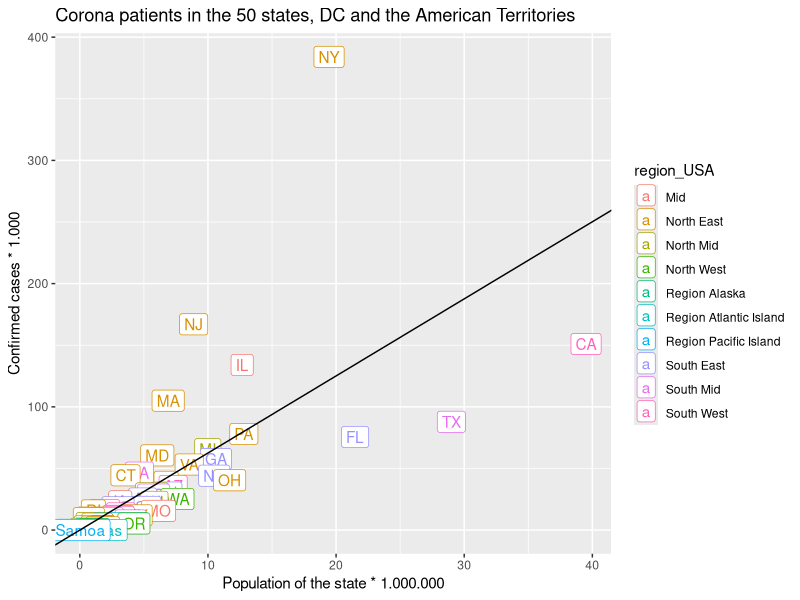
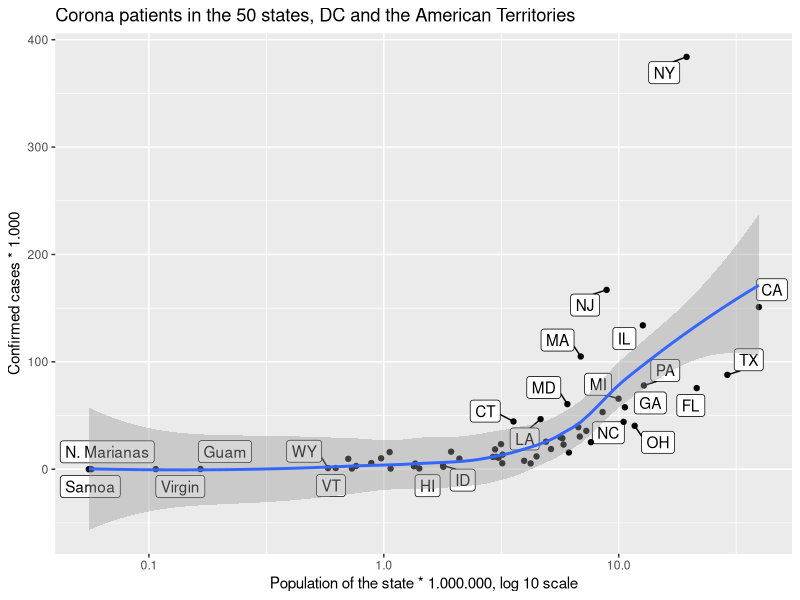
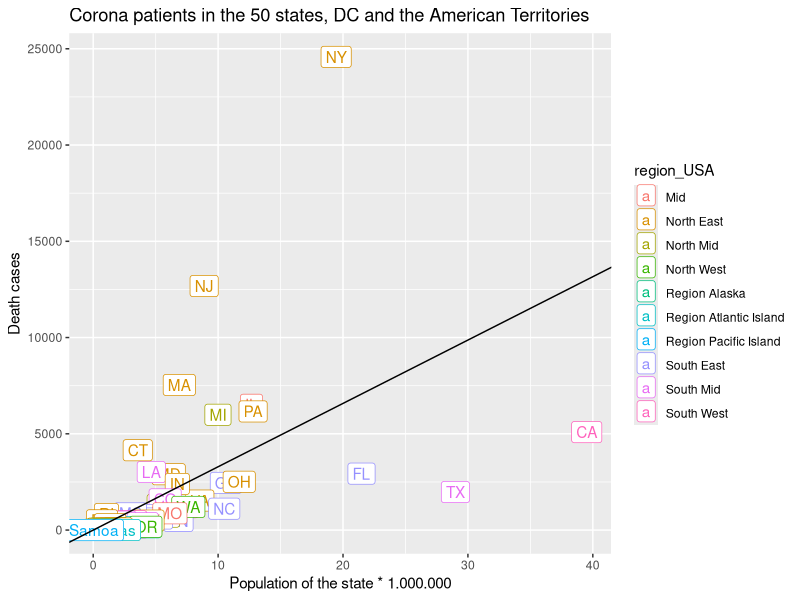
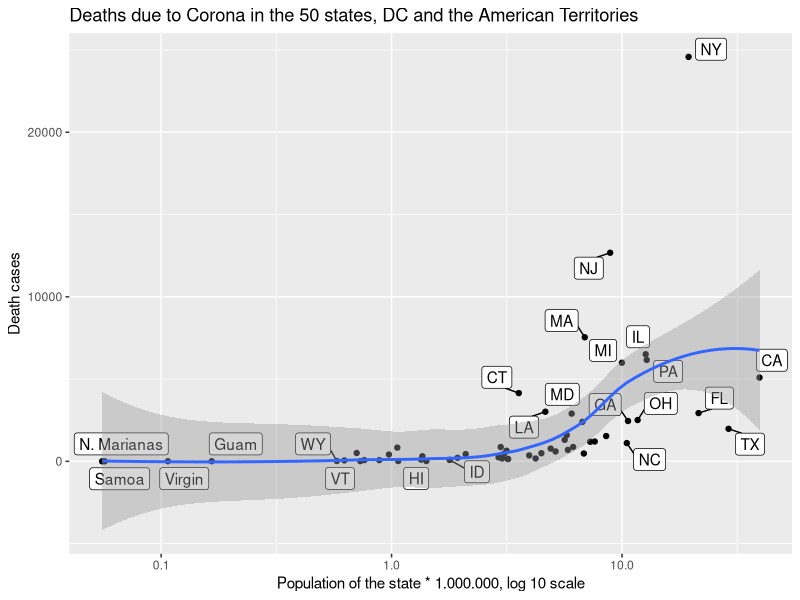
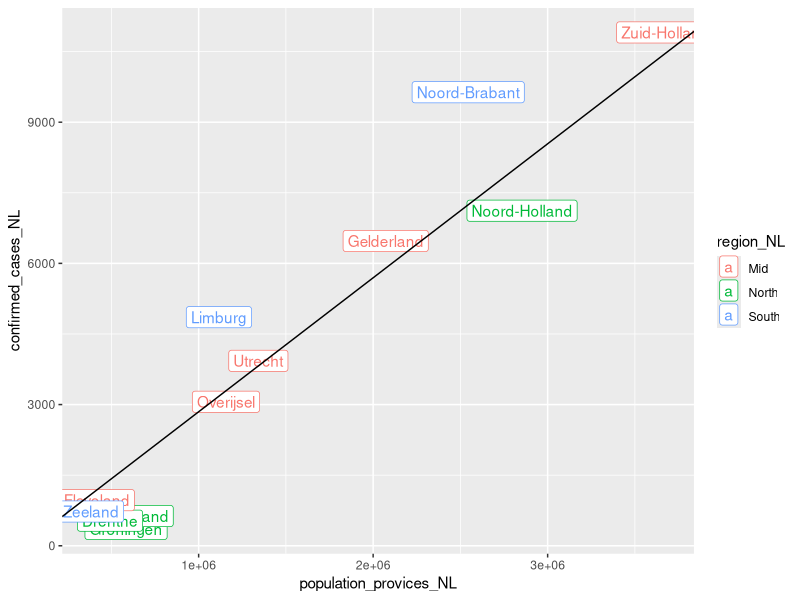
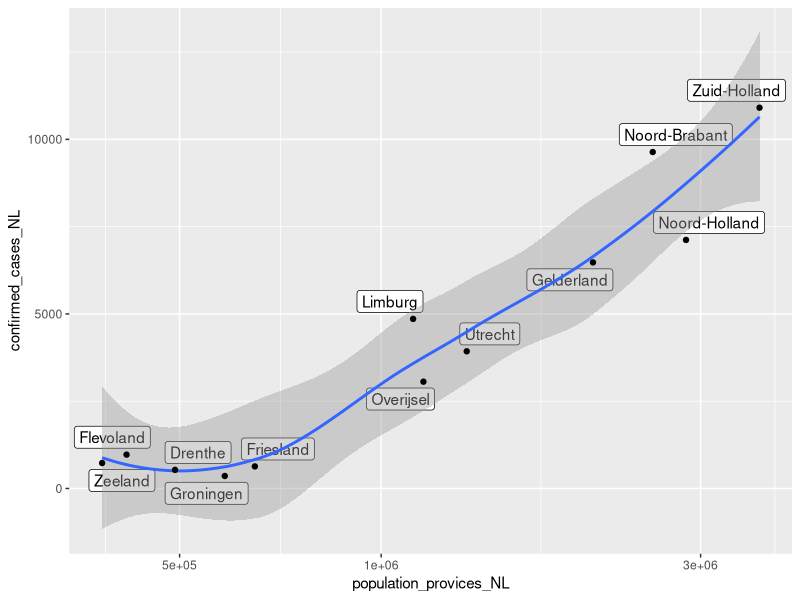
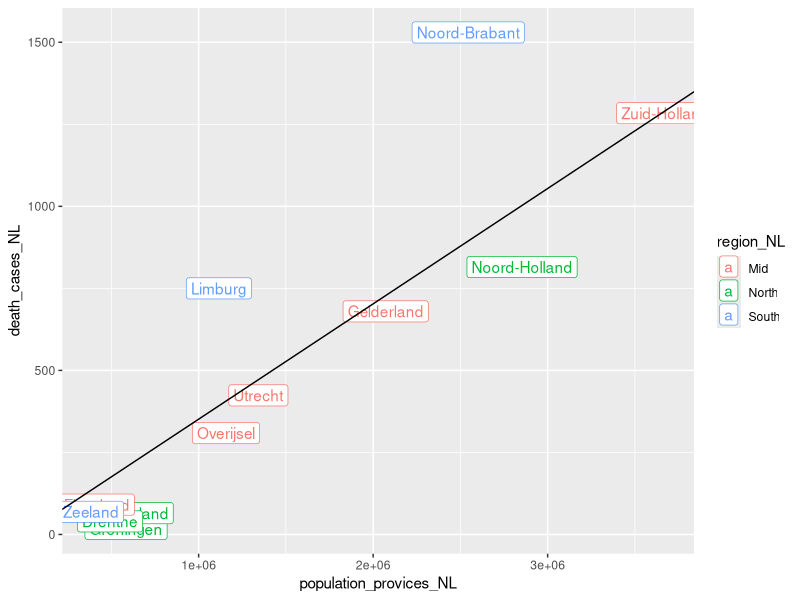
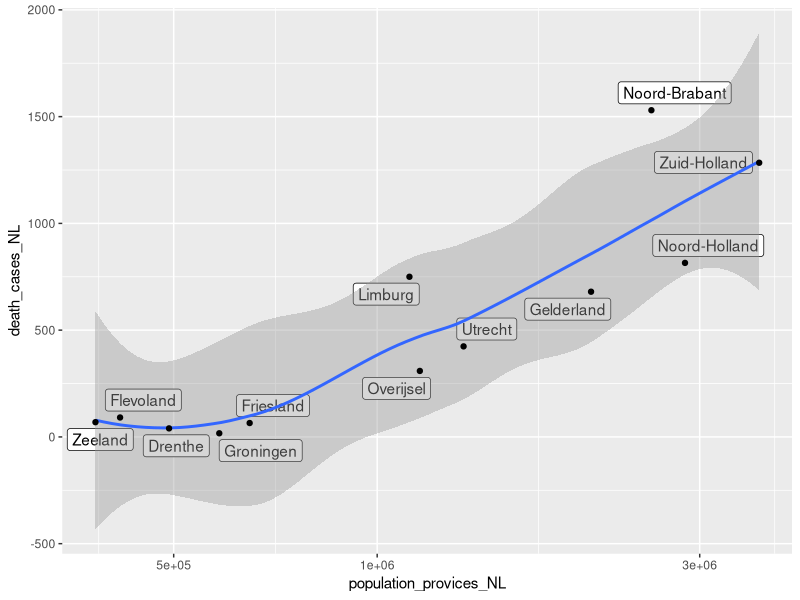

These charts were generated, in order, by the following R code:
## ---- chunk 1
library(tidyverse)
library(knitr)
library(kableExtra)
library(ggrepel)
## ---- chunk 2
# For the descriptions about each vector and object, check the original file.

state_USA <- c("New York", "New Jersey", "California", "Illinois", "Massachusetts", "Texas", "Pennsylvania", "Florida", "Michigan", "Maryland", "Georgia", "Virginia", "Louisiana", "Connecticut", "North Carolina", "Ohio", "Indiana", "Arizona", "Tennessee", "Minnesota", "Colorado", "Alabama", "Washington", "Iowa", "Wisconsin", "South Carolina", "Missisipi", "Nebraska", "Rhode Island", "Missouri", "Utah", "Kentucky", "Arkansas", "Kansas", "Nevada", "Delaware", "New Mexico", "District of Columbia", "Oklahoma", "South Dakota", "Puerto Rico", "Oregon", "New Hampshire", "Idaho", "North Dakota", "Maine", "West Virginia", "Vermont", "Wyoming", "Hawaï", "Alaska", "Montana", "Guam", "US Virgin Islands", "Northern Mariana Islands", "American Samoa")

  
region_USA <- c("North East", "North East", "South West", "Mid", "North East", "South Mid", "North East", "South East", "North Mid", "North East", "South East", "North East", "South Mid", "North East", "South East", "North East", "North East", "South West", "South East", "North Mid", "South Mid", "South East", "North West", "Mid", "North Mid", "South East", "South East", "Mid", "North East", "Mid", "South West", "North East", "South Mid", "Mid", "South West", "North East", "South Mid", "North East", "South Mid", "North Mid", "Region Atlantic Island", "North West", "North East", "North West", "North Mid", "North East", "North East", "North East", "North Mid", "Region Pacific Island", "Region Alaska", "North West", "Region Atlantic Island", "Region Pacific Island", "Region Atlantic Island", "Region Pacific Island")
  
abbs_states_USA <- c("NY", "NJ", "CA", "IL", "MA", "TX", "PA", "FL", "MI", "MD", "GA", "VA", "LA", "CT", "NC", "OH", "IN", "AZ", "TN", "MN", "CO", "AL", "WA", "IA", "WI", "SC", "MS", "NE", "RI", "MO", "UT", "KY", "AR", "KS", "NV", "DE", "NM", "DC", "OK", "SD", "P. Rico", "OR", "NH", "ID", "ND", "ME", "WV", "VT", "WY", "HI", "AK", "MT", "Guam", "Virgin", "N. Marianas", "Samoa")

confirmed_cases_USA <- c(384000, 167000, 151000, 134000, 105000, 87854, 77999, 75568, 65672, 60613, 57681, 53211, 46619, 44461, 44119, 40424, 39146, 35691, 30432, 29795, 28822, 25615, 25171, 23350, 22932, 18795, 18483, 16315, 15947, 15585, 13577, 11945, 11547, 11419, 10678, 10173, 9845, 9654, 7848, 5742, 5536, 5377, 5209, 3353, 3016, 2721, 2233, 1119, 1027, 728, 625, 573, 185, 72, 30, 0)

recovered_cases_USA <- c(NA, NA, NA, NA, 84621, 58341, 56939, NA, 42041, NA, NA, NA, 33904, NA, 23653, NA, NA, NA, 19896, NA, NA, 13508, NA, 14265, 16837, 8682, 13356, 9229, NA, NA, 7935, 3379, 7351, NA, NA, 6062, 4160, 1143, 6391, 4755, NA, 2396, 3665, 2684, 2573, 2105, 1553, 907, 815, 629, 403, 489, 169, 64, 13, NA)
  
death_cases_USA <- c(24579, 12676, 5089, 6507, 7538, 1976, 6162, 2931, 5990, 2900, 2451, 1534, 3014, 4146, 1109, 2508, 2396, 1188, 475, 1305, 1595, 773, 1204, 644, 694, 600, 868, 212, 833, 872, 139, 493, 171, 245, 462, 414, 440, 506, 359, 74, 146, 173, 308, 87, 74, 100, 86, 55, 18, 17, 12, 18, 5, 6, 2, 0)


population_states_USA <- c(19450000, 8882000, 39510000, 12670000, 6893000, 29000000, 12800000, 21480000, 9987000, 6046000, 10620000, 8536000, 4649000, 3565000, 10490000, 11690000, 6732000, 7279000, 6829000, 5640000, 5759000, 4903000, 7615000, 3155000, 5822000, 5149000, 2976000, 1934000, 1059000, 6137000, 3206000, 4468000, 3018000, 2913000, 3080000, 973764, 2097000, 705749, 3957000, 884659, 3194000, 4218000, 1360000, 1787000, 762062, 1344000, 1792000, 623989, 578759, 1416000, 731545, 1069000, 165768, 106977, 56882, 55465)

population_USA <- sum(population_states_USA)
confirmed_cases_total_USA <- sum(confirmed_cases_USA)
death_cases_total_USA <- sum(death_cases_USA)
  
confirmed_rate_percent_states_USA <- confirmed_cases_total_USA / population_USA * 100
death_rate_percent_states_USA <- death_cases_total_USA / population_USA * 100
  
province_NL <- c("Groningen", "Friesland", "Drenthe", "Overijsel", "Flevoland", "Gelderland", "Utrecht", "Noord-Holland", "Zuid-Holland", "Zeeland", "Noord-Brabant", "Limburg")
  
region_NL <- c("North", "North", "North", "Mid", "Mid", "Mid", "Mid", "North", "Mid", "South", "South", "South")

population_provices_NL <-  c(583990, 647672, 492167, 1156431, 416546, 2071972, 1342158, 2853359, 3673893, 383032, 2544806, 1116137)

confirmed_cases_NL <- c(358, 632, 533, 3059, 969, 6476, 3929, 7119, 10907, 728, 9637, 4857)

hospital_cases_NL <- c(75, 131, 116, 549, 268, 1510, 880, 1642, 2172, 152, 2774, 1567)


death_cases_NL <- c(17, 65, 40, 309, 91, 680, 424, 815, 1284, 69, 1530, 750)


day <- c("03 04 2020", "03 05 2020", "03 06 2020", "03 07 2020", "03 08 2020", "03 09 2020", "03 10 2020", "03 11 2020", "03 12 2020", "03 13 2020", "03 14 2020", "03 15 2020", "03 16 2020", "03 17 2020", "03 18 2020", "03 19 2020", "03 20 2020", "03 21 2020", "03 22 2020", "03 23 2020", "03 24 2020", "03 25 2020", "03 26 2020", "03 27 2020", "03 28 2020", "03 29 2020", "03 30 2020", "03 31 2020", "04 01 2020", "04 02 2020", "04 03 2020", "04 04 2020", "04 05 2020", "04 06 2020", "04 07 2020", "04 08 2020", "04 09 2020", "04 10 2020", "04 11 2020", "04 12 2020", "04 13 2020", "04 14 2020", "04 15 2020", "04 16 2020", "04 17 2020", "04 18 2020", "04 19 2020", "04 20 2020", "04 21 2020", "04 22 2020", "04 23 2020", "04 24 2020", "04 25 2020", "04 26 2020", "04 27 2020", "04 28 2020", "04 29 2020", "04 30 2020", "05 01 2020", "05 02 2020", "05 03 2020", "05 04 2020", "05 05 2020", "05 06 2020", "05 07 2020", "05 08 2020", "05 09 2020", "05 10 2020", "05 11 2020", "05 12 2020", "05 13 2020", "05 14 2020", "05 15 2020", "05 16 2020", "05 17 2020", "05 18 2020", "05 19 2020", "05 20 2020", "05 21 2020", "05 22 2020", "05 23 2020", "05 24 2020", "05 25 2020", "05 26 2020", "05 27 2020", "05 28 2020", "05 29 2020", "05 30 2020", "05 31 2020", "06 01 2020", "06 02 2020", "06 03 2020", "06 04 2020", "06 05 2020", "06 06 2020", "06 07 2020", "06 08 2020", "06 09 2020", "06 10 2020", "06 11 2020", "06 12 2020", "06 13 2020", "06 14 2020", "06 15 2020", "06 16 2020", "06 17 2020", "06 18 2020")


total_new_confirmed_cases_USA <- c(26, 64, 77, 101, 144, 148, 291, 269, 393, 565, 662, 676, 872, 1291, 2410, 3948, 5417, 6271, 8631, 10410, 9939, 12226, 17050, 19046, 20093, 19118, 20463, 25305, 26756, 28879, 32525, 33725, 25717, 29359, 30512, 32282, 34243, 33578, 31869, 28057, 24685, 25987, 29465, 32076, 30915, 28084, 26013, 25132, 25178, 29246, 31277, 35930, 34782, 26858, 22042, 24359, 25869, 29637, 32964, 30531, 25382, 21278, 22226, 24805, 27514, 27095, 27421, 20697, 17779, 21486, 20549, 26762, 25382, 24527, 19731, 21109, 19662, 22368, 25028, 22206, 22717, 20253, 18554, 16682, 18636, 23016, 23575, 21385, 21696, 16040, 20039, 22162, 21004, 23292, 20865, 18535, 16301, 17180, 20244, 17849, 24421, 25891, 21191, 18307, 23047, 23624, 27082)


total_new_death_cases_USA <- c(2, 0, 3, 5, 2, 5, 5, 6, 4, 8, 7, 6, 14, 21, 26, 52, 55, 68, 110, 111, 162, 225, 253, 433, 447, 392, 554, 821, 940, 1075, 1185, 1353, 1175, 1212, 1928, 1936, 1856, 2078, 1899, 1493, 1462, 2378, 2438, 2141, 2080, 1743, 1634, 1643, 2624, 2119, 1840, 2053, 1825, 1161, 1237, 2204, 2536, 2083, 1794, 1668, 1117, 877, 2435, 2701, 1971, 1695, 1555, 945, 840, 1591, 1715, 1858, 1524, 1231, 785, 792, 1425, 1528, 1286, 1262, 1089, 646, 504, 634, 1379, 1216, 1175, 979, 605, 478, 1039, 1004, 909, 849, 725, 448, 491, 926, 847, 826, 759, 654, 345, 384, 739, 742, 694)

total_new_confirmed_cases_NL <- c(0, 0, 46, 60, 76, 57, 61, 121, 111, 190, 155, 176, 278, 292, 346, 409, 534, 637, 573, 545, 811, 852, 1019, 1172, 1159, 1104, 884, 845, 1091, 1083, 1026, 904, 1224, 952, 777, 969, 1213, 1335, 1316, 1174, 964, 868, 734, 1061, 1235, 1140, 1066, 750, 729, 708, 887, 806, 655, 655, 400, 171, 386, 514, 475, 445, 335, 199, 317, 232, 455, 319, 289, 245, 161, 196, 227, 270, 200, 189, 125, 146, 108, 198, 253, 188, 176, 172, 209, 133, 190, 182, 176, 131, 185, 103, 102, 86, 209, 210, 183, 239, 165, 164, 184, 164, 210, 179, 143, 165, 139, 117, 115)

total_new_death_cases_NL <- c(0, 0, 1, 0, 2, 1, 0, 1, 0, 5, 2, 8, 4, 19, 15, 18, 30, 30, 43, 34, 63, 80, 78, 112, 93, 132, 93, 175, 134, 166, 148, 164, 115, 101, 234, 147, 148, 115, 132, 94, 86, 122, 189, 181, 144, 142, 83, 67, 165, 138, 123, 112, 120, 66, 43, 48, 145, 84, 98, 94, 69, 26, 86, 36, 84, 71, 63, 18, 16, 54, 52, 28, 53, 27, 10, 14, 21, 33, 27, 13, 23, 11, 8, 26, 15, 32, 28, 20, 5, 6, 5, 10, 13, 15, 6, 2, 3, 15, 11, 2, 9, 4, 2, 6, 5, 4, 4) 


total_confirmed_cases_cum_USA <- c(cumsum(total_new_confirmed_cases_USA))
total_death_cases_cum_USA <- c(cumsum(total_new_death_cases_USA))
total_confirmed_cases_cum_NL <- cumsum(total_new_confirmed_cases_NL)
total_death_cases_cum_NL <- cumsum(total_new_death_cases_NL)


corona_usa_total_state <- data.frame(state_USA, region_USA, abbs_states_USA, confirmed_cases_USA, recovered_cases_USA, death_cases_USA, population_USA, confirmed_rate_percent_states_USA, death_rate_percent_states_USA)
  

corona_nl_total_province <- data.frame(province_NL, region_NL, population_provices_NL , confirmed_cases_NL, hospital_cases_NL, death_cases_NL)

corona_usa_day_to_day <- data.frame(day, total_new_confirmed_cases_USA, total_confirmed_cases_cum_USA, total_new_death_cases_USA, total_death_cases_cum_USA)

corona_usa_day_to_day <- data.frame(day, total_new_confirmed_cases_NL, total_new_death_cases_NL, total_death_cases_cum_NL)
## ---- chunk 3
tab <- corona_usa_total_state %>% select(State = state_USA, Abbreviation = abbs_states_USA, Region = region_USA)
kable(cbind(tab)) %>% kable_styling() %>% scroll_box(width = "100%", height = "200px") 
## ---- chunk 4
corona_usa_total_state %>% ggplot(aes(population_states_USA/10^6, confirmed_cases_USA/10^3, label = abbs_states_USA, color = region_USA)) + geom_label() + geom_abline(intercept = 0, slope = (confirmed_cases_total_USA/10^3)/(population_USA/10^6)) + ggtitle("Corona patients in the 50 states, DC and the American Territories") + ylab("Confirmed cases * 1.000") + xlab("Population of the state * 1.000.000")

corona_usa_total_state %>% ggplot(aes(population_states_USA/10^6, confirmed_cases_USA/10^3, label = abbs_states_USA)) + geom_label_repel() + geom_point() + geom_smooth(aes(population_states_USA/10^6, confirmed_cases_USA/10^3))  + ggtitle("Corona patients in the 50 states, DC and the American Territories") + ylab("Confirmed cases * 1.000") + xlab("Population of the state * 1.000.000, log 10 scale") + scale_x_continuous(trans = "log10")

corona_usa_total_state %>% ggplot(aes(population_states_USA/10^6, death_cases_USA, label = abbs_states_USA, color = region_USA)) + geom_label() + geom_abline(intercept = 0, slope = (death_cases_total_USA)/(population_USA/10^6)) + ggtitle("Corona patients in the 50 states, DC and the American Territories") + ylab("Death cases") + xlab("Population of the state * 1.000.000")

corona_usa_total_state %>% ggplot(aes(population_states_USA/10^6, death_cases_USA, label = abbs_states_USA)) + geom_label_repel() + geom_point() + geom_smooth(aes(population_states_USA/10^6, death_cases_USA))  + ggtitle("Deaths due to Corona in the 50 states, DC and the American Territories") + ylab("Death cases") + xlab("Population of the state * 1.000.000, log 10 scale") + scale_x_continuous(trans = "log10")
## ---- chunk 5
corona_nl_total_province %>% ggplot(aes(population_provices_NL, confirmed_cases_NL, label = province_NL, color = region_NL)) + geom_label() + geom_abline(intercept = 0, slope = sum(confirmed_cases_NL)/sum(population_provices_NL))

corona_nl_total_province %>% ggplot(aes(population_provices_NL, confirmed_cases_NL, label = province_NL)) + geom_label_repel() + geom_smooth() + scale_x_continuous(trans = "log10") + geom_point()

corona_nl_total_province %>% ggplot(aes(population_provices_NL, death_cases_NL, label = province_NL, color = region_NL)) + geom_label() + geom_abline(intercept = 0, slope = sum(death_cases_NL)/sum(population_provices_NL))

corona_nl_total_province %>% ggplot(aes(population_provices_NL, death_cases_NL, label = province_NL)) + geom_label_repel() + geom_smooth() + scale_x_continuous(trans = "log10") + geom_point()

corona_nl_total_province %>% ggplot(aes(population_provices_NL, hospital_cases_NL, label = province_NL, color = region_NL)) + geom_label() + geom_abline(intercept = 0, slope = sum(hospital_cases_NL)/sum(population_provices_NL))

corona_nl_total_province %>% ggplot(aes(population_provices_NL, hospital_cases_NL, label = province_NL)) + geom_label_repel() + geom_smooth() + scale_x_continuous(trans = "log10") + geom_point()
